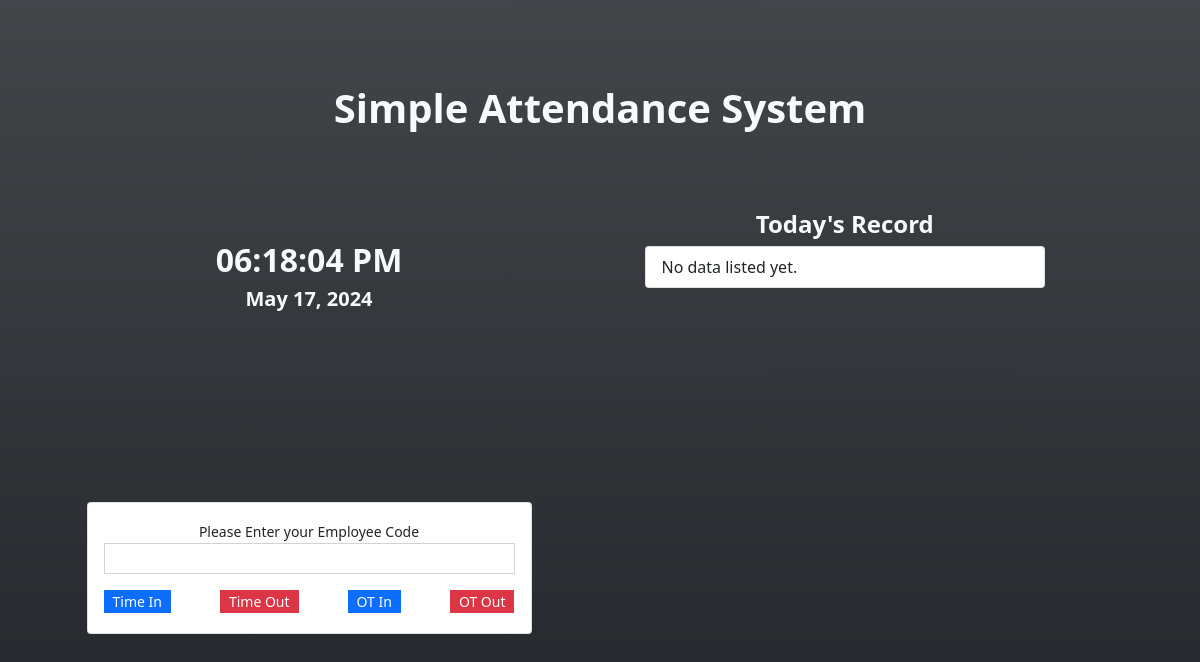
The app's page /attendance.php (signed in), older data.
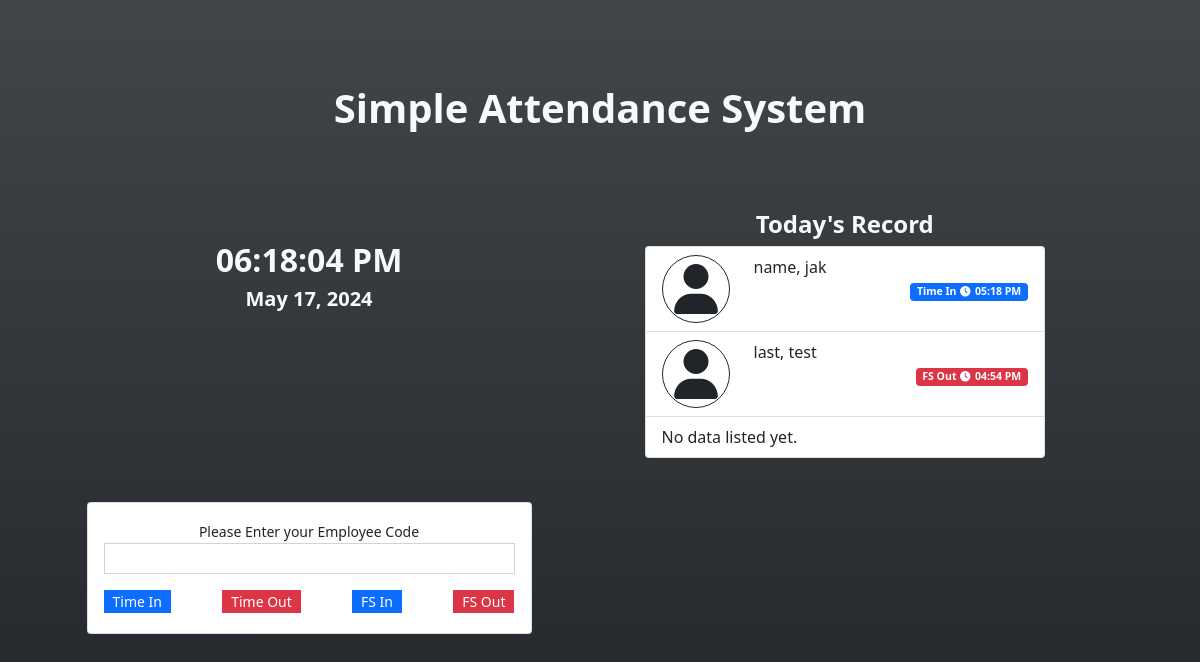
The same page, newer data.
### tables this page shows
CREATE TABLE att_type_list (
            `att_type_id` INTEGER NOT NULL PRIMARY KEY AUTOINCREMENT,
            `name` TEXT NOT NULL,
            `status` INTEGER NOT NULL DEFAULT 1,
            `date_created` TIMESTAMP DEFAULT CURRENT_TIMESTAMP
        );

CREATE TABLE attendance_list (
            `attendance_id` INTEGER NOT NULL PRIMARY KEY AUTOINCREMENT,
            `employee_id` TEXT NOT NULL,
            `att_type_id` TEXT NOT NULL,
            `date_created` TIMESTAMP DEFAULT CURRENT_TIMESTAMP,
            `date_updated` TIMESTAMP NULL,
            FOREIGN KEY(`employee_id`) REFERENCES `employee_list`(`employee_id`) ON DELETE CASCADE,
            FOREIGN KEY(`att_type_id`) REFERENCES `att_type_list`(`att_type_id`) ON DELETE CASCADE
        );

### attendance.php (the view, shortened to what this page needs)
<?php
require_once('DBConnection.php');
?>
<!DOCTYPE html>
<html lang="en">
<head>
    <link rel="stylesheet" href="Font-Awesome-master/css/all.min.css">
    <link rel="stylesheet" href="css/bootstrap.min.css">
    <link rel="stylesheet" href="DataTables/datatables.min.css">
</head>
<body>
    <main class="bg-dark bg-gradient text-light">
    <div class="container py-3 d-flex flex-column " id="page-container">
        <div class="w-100 h-25 d-flex  align-items-center">
            <h2 class="text-center w-100 fs-1"><b>Simple Attendance System</b></h2>
        </div>
        <div class="w-100 row flex-grow-1">
            <div class="col-md-6 d-flex flex-column align-items-center h-100">
                <div class="w-100 h-25 d-flex align-items-center">
                    <div class="w-100">
                        <h2 class="text-center"><b><span id="time_display"><?php echo date("h:i A") ?></span></b></h2>
                        <h5 class="text-center"><b><span id="date_display"><?php echo date("M d,Y ") ?></span></b></h5>
                    </div>
                </div>
                <div class="w-100 h-75 d-flex align-items-center">
                    <div class="w-100">
                        <div class="card text-dark col-sm-10 offset-sm-1 align-middle h-auto">
                            <div class="card-body">
                                <center><small>Please Enter your Employee Code</small></center>
                                <div class="form-group">
                                    <input type="text" autofocus class="form-control form-control-sm rounded-0" id="employee_code">
                                </div>
                                <div class="form-group d-flex justify-content-between mt-3 mb-1">
                                    <?php
                                    $qry = $conn->query("SELECT * FROM `att_type_list` order by att_type_id asc");
                                    while($row= $qry->fetchArray()):
                                        $bg = 'primary';
                                        if(in_array($row['att_type_id'],array(2,4)))
                                        $bg = 'danger';
                                    ?>
                                    <button class="att_btn btn btn-sm btn-<?php echo $bg ?> rounded-0 py-0" type="button" data-id="<?php echo $row['att_type_id'] ?>"><?php echo $row['name'] ?></button>
                                    <?php endwhile; ?>
                                </div>
                            </div>
                        </div>
                    </div>
                </div>
            </div>
            <div class="col-md-6 h-100 d-flex align-items-center">
                <div class="w-100">
                    <div class="col-sm-9 offset-sm-1">
                        <h4 class="text-light text-center"><b>Today's Record</b></h4>
                        <div class="overflow-auto" style="height:67vh">
                            <ul class="list-group">
                                <?php
                                $today = date("Y-m-d");
                                $att_qry = $conn->query("SELECT a.*,t.name as tname,(e.lastname || ', ' || e.firstname || ' ' || e.middlename) as `fullname` FROM `attendance_list` a inner join employee_list e on a.employee_id = e.employee_id inner join att_type_list t on a.att_type_id = t.att_type_id where date(a.date_created) = '".$today."' ORDER BY strftime('%s', a.date_created) desc");
                                while($row = $att_qry->fetchArray()):
                                    $bg = "primary";
                                    if(in_array($row['att_type_id'],array(2,4)))
                                    $bg = "danger";
                                ?>
                                <li class="list-group-item att-item" data-id="<?php echo $row['attendance_id'] ?>">
                                <div class="row row-cols-2">
                                    <div class="col-auto d-flex align-items-center"><span class="fa border border-dark p-2 fa-user rounded-circle" style="width:50px !important;height:50px !important" ></span></div>
                                    <div class="col-auto flex-grow-1 d-flex flex-column">
                                        <div class="w-100">
                                            <?php echo $row['fullname'] ?>
                                        </div>
                                        <div class='w-100 d-flex justify-content-end'>
                                            <small><span class="badge bg-<?php echo $bg ?>"><?php echo $row['tname'] ?><i class="fa fa-clock mx-1"></i><?php echo date("h:i A",strtotime($row['date_created'])) ?></span></small>
                                        </div>
                                    </div>
                                </div>
                                </li>
                                <?php endwhile; ?>
                                <?php if(!$att_qry->fetchArray()): ?>
                                <li class="list-group-item" id="noData">No data listed yet.</li>
                                <?php endif; ?>
                            </ul>
                        </div>
                    </div>
                </div>
            </div>
        </div>
    </div>
    </main>
</body>
</html>

### attendance.php (style rules this page uses)
html,body { height:100%; width:100%; }
main { height:100%; display:flex; flex-flow:column; }
#page-container { flex: 1 1 auto; overflow:auto; }

Row changes from the older to the newer data that the page shows:
changed att_type_list (number 3 of 4 on the later page): name "OT In" → "FS In"
changed att_type_list: name "OT Out" → "FS Out"
added attendance_list: fullname "name, jak", att_type.name "Time In", date_created "05:18 PM"
added attendance_list: fullname "last, test", att_type.name "FS Out", date_created "04:54 PM"
